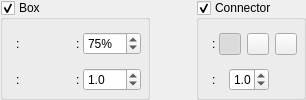
    <widget class="QWidget" name="widget" native="true">
     <layout class="QHBoxLayout" name="horizontalLayout_18">
      <property name="spacing">
       <number>6</number>
      </property>
      <property name="leftMargin">
       <number>0</number>
      </property>
      <property name="topMargin">
       <number>0</number>
      </property>
      <property name="rightMargin">
       <number>0</number>
      </property>
      <property name="bottomMargin">
       <number>0</number>
      </property>
      <item>
       <widget class="QGroupBox" name="group_box">
        <property name="sizePolicy">
         <sizepolicy hsizetype="Fixed" vsizetype="Preferred">
          <horstretch>0</horstretch>
          <verstretch>0</verstretch>
         </sizepolicy>
        </property>
        <property name="minimumSize">
         <size>
          <width>0</width>
          <height>99</height>
         </size>
        </property>
        <property name="maximumSize">
         <size>
          <width>16777215</width>
          <height>16777215</height>
         </size>
        </property>
        <property name="title">
         <string>Box</string>
        </property>
        <property name="flat">
         <bool>false</bool>
        </property>
        <property name="checkable">
         <bool>true</bool>
        </property>
        <layout class="QVBoxLayout" name="verticalLayout_3">
         <property name="spacing">
          <number>0</number>
         </property>
         <property name="leftMargin">
          <number>6</number>
         </property>
         <property name="topMargin">
          <number>6</number>
         </property>
         <property name="rightMargin">
          <number>6</number>
         </property>
         <property name="bottomMargin">
          <number>0</number>
         </property>
         <item>
          <widget class="QWidget" name="widget_2" native="true">
           <layout class="QHBoxLayout" name="horizontalLayout_11">
            <property name="spacing">
             <number>12</number>
            </property>
            <property name="leftMargin">
             <number>0</number>
            </property>
            <property name="topMargin">
             <number>0</number>
            </property>
            <property name="rightMargin">
             <number>0</number>
            </property>
            <property name="bottomMargin">
             <number>0</number>
            </property>
            <item>
             <widget class="QWidget" name="widget_6" native="true">
              <layout class="QVBoxLayout" name="verticalLayout_8">
               <property name="spacing">
                <number>0</number>
               </property>
               <property name="leftMargin">
                <number>0</number>
               </property>
               <property name="topMargin">
                <number>0</number>
               </property>
               <property name="bottomMargin">
                <number>0</number>
               </property>
               <item>
                <widget class="QWidget" name="panel_box_fill_color" native="true">
                 <layout class="QHBoxLayout" name="layout_horizontal_layout_37">
                  <property name="spacing">
                   <number>0</number>
                  </property>
                  <property name="leftMargin">
                   <number>0</number>
                  </property>
                  <property name="topMargin">
                   <number>0</number>
                  </property>
                  <property name="rightMargin">
                   <number>0</number>
                  </property>
                  <property name="bottomMargin">
                   <number>0</number>
                  </property>
                  <item>
                   <widget class="QLabel" name="label_pin_background_color_icon">
                    <property name="maximumSize">
                     <size>
                      <width>22</width>
                      <height>22</height>
                     </size>
                    </property>
                    <property name="toolTip">
                     <string>Pin background color</string>
                    </property>
                    <property name="text">
                     <string/>
                    </property>
                    <property name="pixmap">
                     <pixmap>../../shared/icons/material/fill_color.svg</pixmap>
                    </property>
                    <property name="iconName" stdset="0">
                     <string>fill_color</string>
                    </property>
                    <property name="iconSize" stdset="0">
                     <number>20</number>
                    </property>
                   </widget>
                  </item>
                  <item>
                   <widget class="QLabel" name="label_pin_background_color_separator">
                    <property name="text">
                     <string>: </string>
                    </property>
                   </widget>
                  </item>
                  <item>
                   <widget class="QWidget" name="swatch_pin_background_color" native="true">
                    <property name="sizePolicy">
                     <sizepolicy hsizetype="Fixed" vsizetype="Fixed">
                      <horstretch>0</horstretch>
                      <verstretch>0</verstretch>
                     </sizepolicy>
                    </property>
                    <property name="minimumSize">
                     <size>
                      <width>25</width>
                      <height>25</height>
                     </size>
                    </property>
                    <property name="maximumSize">
                     <size>
                      <width>25</width>
                      <height>25</height>
                     </size>
                    </property>
                   </widget>
                  </item>
                 </layout>
                </widget>
               </item>
               <item>
                <widget class="QWidget" name="border_color" native="true">
                 <layout class="QHBoxLayout" name="horizontalLayout_2">
                  <property name="spacing">
                   <number>0</number>
                  </property>
                  <property name="leftMargin">
                   <number>0</number>
                  </property>
                  <property name="topMargin">
                   <number>0</number>
                  </property>
                  <property name="rightMargin">
                   <number>0</number>
                  </property>
                  <property name="bottomMargin">
                   <number>0</number>
                  </property>
                  <item>
                   <widget class="QLabel" name="label_pin_border_color_icon">
                    <property name="sizePolicy">
                     <sizepolicy hsizetype="Fixed" vsizetype="Fixed">
                      <horstretch>0</horstretch>
                      <verstretch>0</verstretch>
                     </sizepolicy>
                    </property>
                    <property name="maximumSize">
                     <size>
                      <width>22</width>
                      <height>22</height>
                     </size>
                    </property>
                    <property name="toolTip">
                     <string>Pin border color</string>
                    </property>
                    <property name="text">
                     <string/>
                    </property>
                    <property name="pixmap">
                     <pixmap>../../shared/icons/material/border_color.svg</pixmap>
                    </property>
                    <property name="iconName" stdset="0">
                     <string>border_color</string>
                    </property>
                    <property name="iconSize" stdset="0">
                     <number>20</number>
                    </property>
                   </widget>
                  </item>
                  <item>
                   <widget class="QLabel" name="label_pin_border_separator">
                    <property name="sizePolicy">
                     <sizepolicy hsizetype="Fixed" vsizetype="Preferred">
                      <horstretch>0</horstretch>
                      <verstretch>0</verstretch>
                     </sizepolicy>
                    </property>
                    <property name="text">
                     <string>: </string>
                    </property>
                   </widget>
                  </item>
                  <item>
                   <widget class="QWidget" name="swatch_pin_border_color" native="true">
                    <property name="sizePolicy">
                     <sizepolicy hsizetype="Fixed" vsizetype="Fixed">
                      <horstretch>0</horstretch>
                      <verstretch>0</verstretch>
                     </sizepolicy>
                    </property>
                    <property name="minimumSize">
                     <size>
                      <width>25</width>
                      <height>25</height>
                     </size>
                    </property>
                    <property name="maximumSize">
                     <size>
                      <width>25</width>
                      <height>25</height>
                     </size>
                    </property>
                   </widget>
                  </item>
                 </layout>
                </widget>
               </item>
              </layout>
             </widget>
            </item>
            <item alignment="Qt::AlignmentFlag::AlignRight">
             <widget class="QWidget" name="widget_7" native="true">
              <layout class="QVBoxLayout" name="verticalLayout_9">
               <property name="spacing">
                <number>0</number>
               </property>
               <property name="leftMargin">
                <number>0</number>
               </property>
               <property name="topMargin">
                <number>0</number>
               </property>
               <property name="rightMargin">
                <number>0</number>
               </property>
               <property name="bottomMargin">
                <number>0</number>
               </property>
               <item>
                <widget class="QWidget" name="opacity_container" native="true">
                 <layout class="QHBoxLayout" name="horizontalLayout">
                  <property name="spacing">
                   <number>0</number>
                  </property>
                  <property name="leftMargin">
                   <number>0</number>
                  </property>
                  <property name="topMargin">
                   <number>0</number>
                  </property>
                  <property name="rightMargin">
                   <number>0</number>
                  </property>
                  <property name="bottomMargin">
                   <number>0</number>
                  </property>
                  <item>
                   <widget class="QLabel" name="label_pin_box_opacity_icon">
                    <property name="sizePolicy">
                     <sizepolicy hsizetype="Fixed" vsizetype="Fixed">
                      <horstretch>0</horstretch>
                      <verstretch>0</verstretch>
                     </sizepolicy>
                    </property>
                    <property name="maximumSize">
                     <size>
                      <width>22</width>
                      <height>22</height>
                     </size>
                    </property>
                    <property name="toolTip">
                     <string>Pin box opacity</string>
                    </property>
                    <property name="text">
                     <string/>
                    </property>
                    <property name="pixmap">
                     <pixmap>../../shared/icons/material/opacity.svg</pixmap>
                    </property>
                    <property name="iconName" stdset="0">
                     <string>opacity</string>
                    </property>
                    <property name="iconSize" stdset="0">
                     <number>20</number>
                    </property>
                   </widget>
                  </item>
                  <item>
                   <widget class="QLabel" name="label_pin_box_opacity_separator">
                    <property name="sizePolicy">
                     <sizepolicy hsizetype="Fixed" vsizetype="Preferred">
                      <horstretch>0</horstretch>
                      <verstretch>0</verstretch>
                     </sizepolicy>
                    </property>
                    <property name="text">
                     <string>: </string>
                    </property>
                   </widget>
                  </item>
                  <item>
                   <widget class="QSpinBox" name="spin_pin_opacity">
                    <property name="sizePolicy">
                     <sizepolicy hsizetype="Expanding" vsizetype="Fixed">
                      <horstretch>0</horstretch>
                      <verstretch>0</verstretch>
                     </sizepolicy>
                    </property>
                    <property name="toolTip">
                     <string>Pin box opacity</string>
                    </property>
                    <property name="suffix">
                     <string>%</string>
                    </property>
                    <property name="maximum">
                     <number>100</number>
                    </property>
                    <property name="singleStep">
                     <number>5</number>
                    </property>
                    <property name="value">
                     <number>75</number>
                    </property>
                   </widget>
                  </item>
                 </layout>
                </widget>
               </item>
               <item>
                <widget class="QWidget" name="panel_box_outline_width" native="true">
                 <layout class="QHBoxLayout" name="layout_horizontal_layout_6">
                  <property name="spacing">
                   <number>0</number>
                  </property>
                  <property name="leftMargin">
                   <number>0</number>
                  </property>
                  <property name="topMargin">
                   <number>0</number>
                  </property>
                  <property name="rightMargin">
                   <number>0</number>
                  </property>
                  <property name="bottomMargin">
                   <number>0</number>
                  </property>
                  <item>
                   <widget class="QLabel" name="label_pin_outline_width_icon">
                    <property name="sizePolicy">
                     <sizepolicy hsizetype="Fixed" vsizetype="Fixed">
                      <horstretch>0</horstretch>
                      <verstretch>0</verstretch>
                     </sizepolicy>
                    </property>
                    <property name="maximumSize">
                     <size>
                      <width>22</width>
                      <height>22</height>
                     </size>
                    </property>
                    <property name="toolTip">
                     <string>Pin border width</string>
                    </property>
                    <property name="text">
                     <string/>
                    </property>
                    <property name="pixmap">
                     <pixmap>../../shared/icons/material/line_width.svg</pixmap>
                    </property>
                    <property name="iconName" stdset="0">
                     <string>line_width</string>
                    </property>
                    <property name="iconSize" stdset="0">
                     <number>20</number>
                    </property>
                   </widget>
                  </item>
                  <item>
                   <widget class="QLabel" name="label_pin_outline_width_separator">
                    <property name="sizePolicy">
                     <sizepolicy hsizetype="Fixed" vsizetype="Preferred">
                      <horstretch>0</horstretch>
                      <verstretch>0</verstretch>
                     </sizepolicy>
                    </property>
                    <property name="text">
                     <string>: </string>
                    </property>
                   </widget>
                  </item>
                  <item>
                   <widget class="QDoubleSpinBox" name="spin_pin_outline_width">
                    <property name="sizePolicy">
                     <sizepolicy hsizetype="Expanding" vsizetype="Fixed">
                      <horstretch>0</horstretch>
                      <verstretch>0</verstretch>
                     </sizepolicy>
                    </property>
                    <property name="minimumSize">
                     <size>
                      <width>0</width>
                      <height>0</height>
                     </size>
                    </property>
                    <property name="toolTip">
                     <string>Pin border width</string>
                    </property>
                    <property name="decimals">
                     <number>1</number>
                    </property>
                    <property name="maximum">
                     <double>50.000000000000000</double>
                    </property>
                    <property name="singleStep">
                     <double>0.500000000000000</double>
                    </property>
                    <property name="value">
                     <double>1.000000000000000</double>
                    </property>
                   </widget>
                  </item>
                 </layout>
                </widget>
               </item>
              </layout>
             </widget>
            </item>
           </layout>
          </widget>
         </item>
        </layout>
       </widget>
      </item>
      <item>
       <spacer name="horizontalSpacer_2">
        <property name="orientation">
         <enum>Qt::Orientation::Horizontal</enum>
        </property>
        <property name="sizeHint" stdset="0">
         <size>
          <width>40</width>
          <height>20</height>
         </size>
        </property>
       </spacer>
      </item>
      <item>
       <widget class="QGroupBox" name="group_connector">
        <property name="sizePolicy">
         <sizepolicy hsizetype="Fixed" vsizetype="Expanding">
          <horstretch>0</horstretch>
          <verstretch>0</verstretch>
         </sizepolicy>
        </property>
        <property name="maximumSize">
         <size>
          <width>16777215</width>
          <height>16777215</height>
         </size>
        </property>
        <property name="toolTip">
         <string>Connect pins to their points</string>
        </property>
        <property name="title">
         <string>Connector</string>
        </property>
        <property name="flat">
         <bool>false</bool>
        </property>
        <property name="checkable">
         <bool>true</bool>
        </property>
        <layout class="QVBoxLayout" name="verticalLayout_7">
         <property name="spacing">
          <number>0</number>
         </property>
         <property name="leftMargin">
          <number>6</number>
         </property>
         <property name="topMargin">
          <number>6</number>
         </property>
         <property name="rightMargin">
          <number>6</number>
         </property>
         <property name="bottomMargin">
          <number>0</number>
         </property>
         <item>
          <widget class="QWidget" name="anchor_container_2" native="true">
           <layout class="QHBoxLayout" name="anchor_container">
            <property name="spacing">
             <number>0</number>
            </property>
            <property name="leftMargin">
             <number>0</number>
            </property>
            <property name="topMargin">
             <number>0</number>
            </property>
            <property name="rightMargin">
             <number>0</number>
            </property>
            <property name="bottomMargin">
             <number>0</number>
            </property>
            <item alignment="Qt::AlignmentFlag::AlignLeft">
             <widget class="QWidget" name="anchor_icon" native="true">
              <layout class="QHBoxLayout" name="horizontalLayout_3">
               <property name="spacing">
                <number>0</number>
               </property>
               <property name="leftMargin">
                <number>0</number>
               </property>
               <property name="topMargin">
                <number>0</number>
               </property>
               <property name="rightMargin">
                <number>0</number>
               </property>
               <property name="bottomMargin">
                <number>0</number>
               </property>
               <item>
                <widget class="QLabel" name="label_thumbnails_tooltip_2">
                 <property name="sizePolicy">
                  <sizepolicy hsizetype="Fixed" vsizetype="Preferred">
                   <horstretch>0</horstretch>
                   <verstretch>0</verstretch>
                  </sizepolicy>
                 </property>
                 <property name="minimumSize">
                  <size>
                   <width>0</width>
                   <height>0</height>
                  </size>
                 </property>
                 <property name="maximumSize">
                  <size>
                   <width>22</width>
                   <height>22</height>
                  </size>
                 </property>
                 <property name="toolTip">
                  <string>thumbnails</string>
                 </property>
                 <property name="text">
                  <string/>
                 </property>
                 <property name="pixmap">
                  <pixmap>../../shared/icons/material/anchor.svg</pixmap>
                 </property>
                 <property name="iconSize" stdset="0">
                  <number>20</number>
                 </property>
                 <property name="iconName" stdset="0">
                  <string>anchor</string>
                 </property>
                </widget>
               </item>
               <item>
                <widget class="QLabel" name="label_thumbnail_field_separator_tooltip_2">
                 <property name="sizePolicy">
                  <sizepolicy hsizetype="Fixed" vsizetype="Preferred">
                   <horstretch>0</horstretch>
                   <verstretch>0</verstretch>
                  </sizepolicy>
                 </property>
                 <property name="text">
                  <string>: </string>
                 </property>
                </widget>
               </item>
              </layout>
             </widget>
            </item>
            <item alignment="Qt::AlignmentFlag::AlignRight">
             <widget class="QWidget" name="anchor_options" native="true">
              <layout class="QHBoxLayout" name="horizontalLayout_5">
               <property name="spacing">
                <number>6</number>
               </property>
               <property name="leftMargin">
                <number>0</number>
               </property>
               <property name="topMargin">
                <number>0</number>
               </property>
               <property name="rightMargin">
                <number>0</number>
               </property>
               <property name="bottomMargin">
                <number>0</number>
               </property>
               <item>
                <widget class="QToolButton" name="radio_connector_to_center">
                 <property name="minimumSize">
                  <size>
                   <width>22</width>
                   <height>22</height>
                  </size>
                 </property>
                 <property name="maximumSize">
                  <size>
                   <width>22</width>
                   <height>22</height>
                  </size>
                 </property>
                 <property name="toolTip">
                  <string>to center</string>
                 </property>
                 <property name="text">
                  <string/>
                 </property>
                 <property name="icon">
                  <iconset>
                   <normaloff>../../shared/icons/material/connector_center.svg</normaloff>../../shared/icons/material/connector_center.svg</iconset>
                 </property>
                 <property name="checkable">
                  <bool>true</bool>
                 </property>
                 <property name="checked">
                  <bool>true</bool>
                 </property>
                 <property name="iconName" stdset="0">
                  <string>connector_center</string>
                 </property>
                 <attribute name="buttonGroup">
                  <string notr="true">buttonGroup</string>
                 </attribute>
                </widget>
               </item>
               <item>
                <widget class="QToolButton" name="radio_connector_to_thumbnail">
                 <property name="sizePolicy">
                  <sizepolicy hsizetype="Fixed" vsizetype="Fixed">
                   <horstretch>0</horstretch>
                   <verstretch>0</verstretch>
                  </sizepolicy>
                 </property>
                 <property name="minimumSize">
                  <size>
                   <width>22</width>
                   <height>22</height>
                  </size>
                 </property>
                 <property name="maximumSize">
                  <size>
                   <width>22</width>
                   <height>22</height>
                  </size>
                 </property>
                 <property name="toolTip">
                  <string>to nearest center edge</string>
                 </property>
                 <property name="text">
                  <string/>
                 </property>
                 <property name="icon">
                  <iconset>
                   <normaloff>../../shared/icons/material/edge.svg</normaloff>../../shared/icons/material/edge.svg</iconset>
                 </property>
                 <property name="checkable">
                  <bool>true</bool>
                 </property>
                 <property name="checked">
                  <bool>false</bool>
                 </property>
                 <property name="iconName" stdset="0">
                  <string>edge</string>
                 </property>
                 <attribute name="buttonGroup">
                  <string notr="true">buttonGroup</string>
                 </attribute>
                </widget>
               </item>
               <item>
                <widget class="QToolButton" name="radio_connector_to_corner">
                 <property name="sizePolicy">
                  <sizepolicy hsizetype="Fixed" vsizetype="Fixed">
                   <horstretch>0</horstretch>
                   <verstretch>0</verstretch>
                  </sizepolicy>
                 </property>
                 <property name="minimumSize">
                  <size>
                   <width>22</width>
                   <height>22</height>
                  </size>
                 </property>
                 <property name="maximumSize">
                  <size>
                   <width>22</width>
                   <height>22</height>
                  </size>
                 </property>
                 <property name="toolTip">
                  <string>to nearest corner</string>
                 </property>
                 <property name="text">
                  <string/>
                 </property>
                 <property name="icon">
                  <iconset>
                   <normaloff>../../shared/icons/material/corner.svg</normaloff>../../shared/icons/material/corner.svg</iconset>
                 </property>
                 <property name="checkable">
                  <bool>true</bool>
                 </property>
                 <property name="checked">
                  <bool>false</bool>
                 </property>
                 <property name="iconName" stdset="0">
                  <string>corner</string>
                 </property>
                 <attribute name="buttonGroup">
                  <string notr="true">buttonGroup</string>
                 </attribute>
                </widget>
               </item>
              </layout>
             </widget>
            </item>
           </layout>
          </widget>
         </item>
         <item>
          <widget class="QWidget" name="connector_container" native="true">
           <layout class="QHBoxLayout" name="horizontalLayout_8">
            <property name="spacing">
             <number>3</number>
            </property>
            <property name="leftMargin">
             <number>0</number>
            </property>
            <property name="topMargin">
             <number>0</number>
            </property>
            <property name="rightMargin">
             <number>0</number>
            </property>
            <property name="bottomMargin">
             <number>0</number>
            </property>
            <item alignment="Qt::AlignmentFlag::AlignLeft">
             <widget class="QWidget" name="connector_width" native="true">
              <layout class="QHBoxLayout" name="horizontalLayout_10">
               <property name="spacing">
                <number>0</number>
               </property>
               <property name="leftMargin">
                <number>0</number>
               </property>
               <property name="topMargin">
                <number>0</number>
               </property>
               <property name="rightMargin">
                <number>0</number>
               </property>
               <property name="bottomMargin">
                <number>0</number>
               </property>
               <item>
                <widget class="QLabel" name="label_pin_connector_width_icon">
                 <property name="sizePolicy">
                  <sizepolicy hsizetype="Fixed" vsizetype="Fixed">
                   <horstretch>0</horstretch>
                   <verstretch>0</verstretch>
                  </sizepolicy>
                 </property>
                 <property name="maximumSize">
                  <size>
                   <width>22</width>
                   <height>22</height>
                  </size>
                 </property>
                 <property name="toolTip">
                  <string>Pin connector width</string>
                 </property>
                 <property name="text">
                  <string/>
                 </property>
                 <property name="pixmap">
                  <pixmap>../../shared/icons/material/diagonal_line.svg</pixmap>
                 </property>
                 <property name="iconName" stdset="0">
                  <string>diagonal_line</string>
                 </property>
                 <property name="iconSize" stdset="0">
                  <number>20</number>
                 </property>
                </widget>
               </item>
               <item>
                <widget class="QLabel" name="label_pin_connector_width_separator">
                 <property name="sizePolicy">
                  <sizepolicy hsizetype="Fixed" vsizetype="Preferred">
                   <horstretch>0</horstretch>
                   <verstretch>0</verstretch>
                  </sizepolicy>
                 </property>
                 <property name="text">
                  <string>: </string>
                 </property>
                </widget>
               </item>
              </layout>
             </widget>
            </item>
            <item>
             <widget class="QDoubleSpinBox" name="spin_connector_width">
              <property name="sizePolicy">
               <sizepolicy hsizetype="Expanding" vsizetype="Fixed">
                <horstretch>0</horstretch>
                <verstretch>0</verstretch>
               </sizepolicy>
              </property>
              <property name="maximumSize">
               <size>
                <width>40</width>
                <height>16777215</height>
               </size>
              </property>
              <property name="toolTip">
               <string>Pin connector width</string>
              </property>
              <property name="decimals">
               <number>1</number>
              </property>
              <property name="maximum">
               <double>50.000000000000000</double>
              </property>
              <property name="singleStep">
               <double>0.500000000000000</double>
              </property>
              <property name="value">
               <double>1.000000000000000</double>
              </property>
             </widget>
            </item>
            <item>
             <widget class="QWidget" name="swatch_pin_connector_color" native="true">
              <property name="sizePolicy">
               <sizepolicy hsizetype="Fixed" vsizetype="Fixed">
                <horstretch>0</horstretch>
                <verstretch>0</verstretch>
               </sizepolicy>
              </property>
              <property name="minimumSize">
               <size>
                <width>25</width>
                <height>25</height>
               </size>
              </property>
              <property name="maximumSize">
               <size>
                <width>25</width>
                <height>25</height>
               </size>
              </property>
             </widget>
            </item>
           </layout>
          </widget>
         </item>
        </layout>
       </widget>
      </item>
     </layout>
    </widget>
